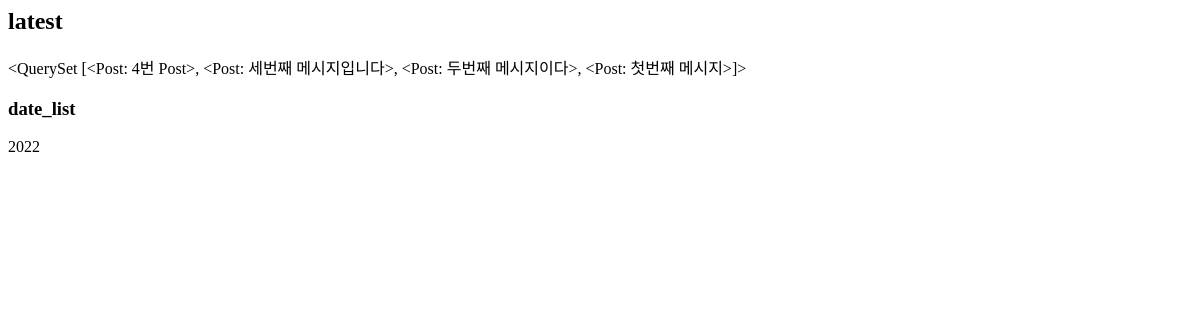
The page /instagram/archive/ on the database as committed earlier.
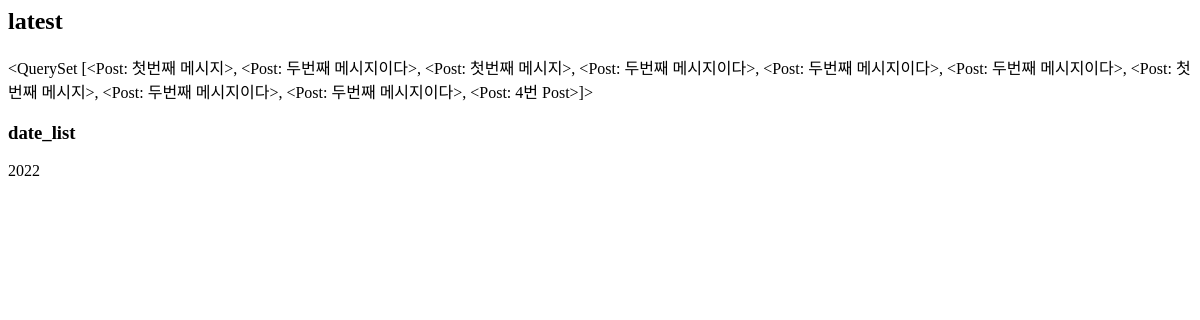
The same page on the database as committed later.
### instagram/models.py (models this page shows, shortened)
class Post(models.Model) :
    author = models.ForeignKey(settings.AUTH_USER_MODEL, on_delete = models.CASCADE)
    message = models.TextField()
    photo = models.ImageField(blank = True, upload_to = 'instagram/post/%Y%m%d')
    tag_set = models.ManyToManyField('Tag', blank = True)
    is_public = models.BooleanField(default = False, verbose_name = '공개여부')
    created_at = models.DateTimeField(auto_now_add = True)
    updated_at = models. DateTimeField(auto_now = True)
    def __str__(self) :
        return self.message
    class Meta :
        ordering = ['-id']
    def message_length(self) :
        return len(self.message)
    message_length.short_description = '메시지 글자 수'

### instagram/templates/instagram/post_archive.html
<h2>latest</h2>
{{ latest }}
<h3>date_list</h3>
{% for date in date_list %}
    {{ date.year }}
{% endfor %}

Rows that differ between the two databases and show on the page:
no longer on this page (row unchanged): Post: message.message "<QuerySet [<Post: 4번 Post>, <Post: 세번째 메시지입니다>, <Post: 두번째 메시지이다>, <Post: 첫번째 메시지>]>"
added Post: message.message "<QuerySet [<Post: 첫번째 메시지>, <Post: 두번째 메시지이다>, <Post: 첫번째 메시지>, <Post: 두번째 메시지이다>, <Post: 두번째 메시지이다>, <Post: 두번째 메시지이다>, <Post: 첫번째 메시지>, <Post: 두번째 메시지이다>, <Post: 두번째 메시지이다>, <Post: 4번 Post>]>"
